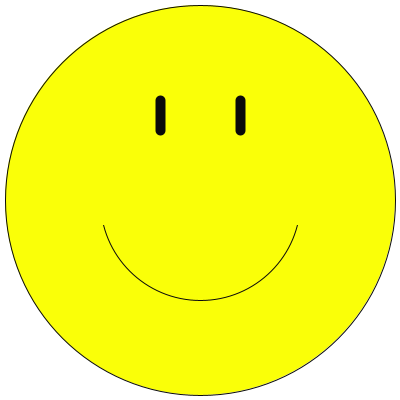
Frame 1 (no input)
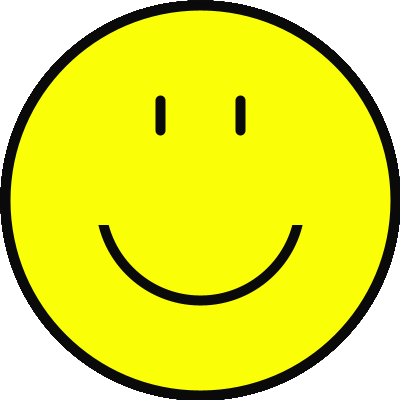
Frame 60 (the mouse pressed at the canvas centre just before this capture)
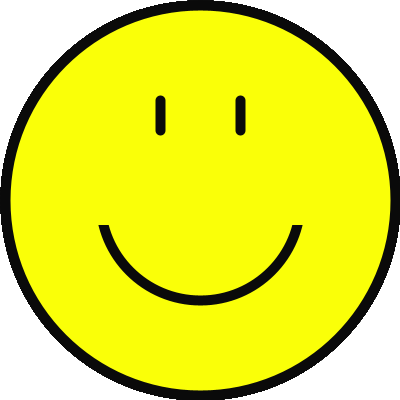
Frame 120 (the mouse held since frame 60 and released just before this capture)

The Processing sketch that drew these frames (run headless with seeded random() and noise(); from frame 60 on, the mouse is pressed at the canvas centre):

// Processing sketch: processing_59451
// ── processing_59451.pde

void setup() {
  smooth();
  size (400,400);
  background(255);
}

void draw() {
  int mitte = (400/2);
  
  //Kopf
  fill(#FAFF08);
  stroke(10);
  ellipse(mitte,mitte,width-10,height-10);

  //Mund
   stroke(10);
   noFill();
   ellipse(mitte, mitte, mitte, mitte);
   //Mund überdecken
   rectMode(CENTER);
   noStroke();
   fill(#FAFF08);
   rect(mitte, mitte-50,220,150);

  //Auge
  stroke(10);
  strokeWeight(10);
  line(mitte-40,mitte-70,mitte-40,mitte-100);
  line(mitte+40,mitte-70,mitte+40,mitte-100);
}

//Alles mal ausprobieren ✔
